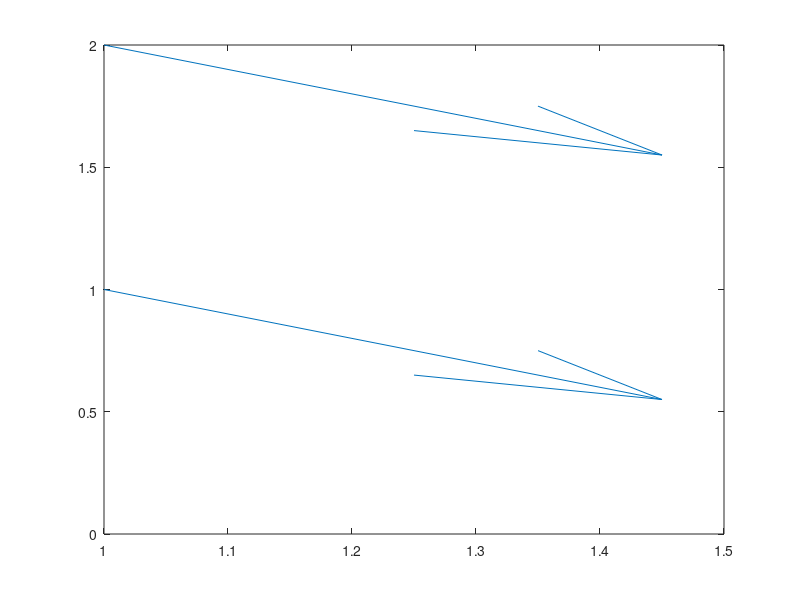

The MATLAB script that drew this image:
clear all
close all
clc
%rotating a vector.PAG 8
v =[1;1];
M=[cos(pi),-sin(pi);sin(pi),cos(pi)];
vr=M*v
%demostrar q v y vr tienen el mismo módulo
norm(v)-norm(vr)==eps
%graficar v y vr con quiver
quiver(v,vr)
